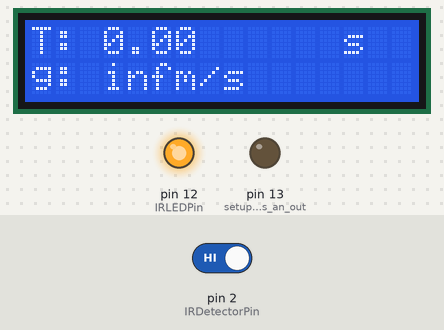
Simulated run of this sketch. Board: Arduino Uno, built with avr-gcc and run on an emulated ATmega328P. Shown: 16×2 character LCD, output pins drawn as LEDs (lit = HIGH). The inputs (shaded band) are chosen by the test bench; at power-on: pin 2 (IRDetectorPin) HIGH. What the sketch prints to the serial monitor is not drawn.

Above: at 1.2 s.
1.3 s: pin 2 (IRDetectorPin) driven LOW
At 2.5 s:
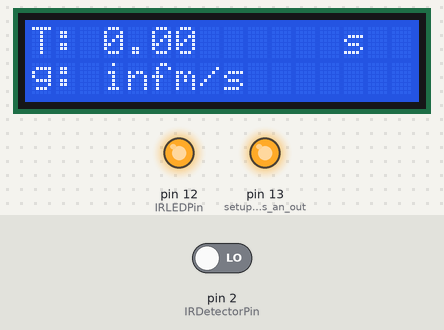
2.8 s: pin 2 (IRDetectorPin) driven HIGH
At 3.9 s:
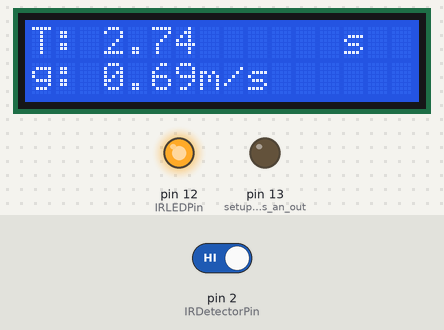
4.3 s: pin 2 (IRDetectorPin) driven LOW
At 4.8 s:
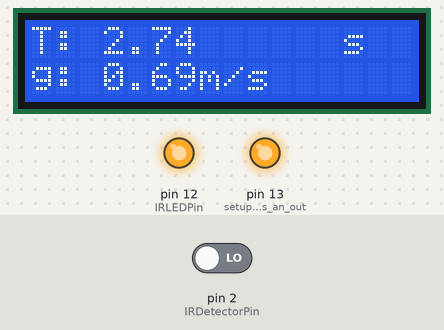
Timing chart, 0 to 7.3 s (numbered marks = the images above; inputs shaded):
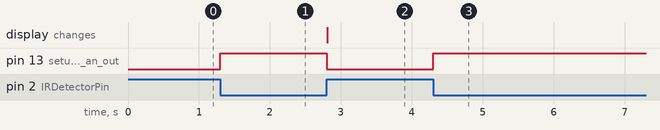

The sketch:

photogate.ino
```cpp
/********************************************************************
 * DIY PhotoGate Timer
 * Written by: B. Huang, Nov. 17, 2014
 *
 * Hardware connections:
 * IR LED (Emitter): Pin 12
 * IR Detector: Pin 2
 *
 * Upload this example, open up the serial monitor - set to 115200 bps.
 * LED 13 will turn on to show that the beam is being detected.
 *******************************************************************/

#include <CircularBuffer.h>
#include <LiquidCrystal.h>

LiquidCrystal lcd(11,10,6,5,4,3);

// Initialize variables
int IRDetectorPin = 2;  // variable for the detector Pin of the photogate
int IRLEDPin = 12;      // variable for the IR LED Pin of the photogate
char DELIM = ',';      // data column delimitter character

long baud_rate = 115200;  // use the fastest baud rate poassible.

boolean photoGate;      // stores the state of the photoGate
boolean lastState = 0;	// stores the last State of photoGate used to detect a change

int eventNum = 1;
long eventTime; 	    // variable to store the time of the event.

CircularBuffer<float,3> eventsBuffer;

void setup()
{
  lcd.begin(16,2);
	Serial.begin(baud_rate);         // setup Serial communication

	pinMode(IRDetectorPin, INPUT_PULLUP);
	pinMode(IRLEDPin, OUTPUT);    // setup IRLEDPin as an output
	pinMode(13, OUTPUT);          // setup debug LED as an output

	digitalWrite(IRLEDPin, HIGH); // turn on the IR LED

	Serial.print("event");
	Serial.print(DELIM);

	Serial.print("time");
	Serial.print(DELIM);

  Serial.print("period");
  Serial.print(DELIM);

	Serial.println("gravity");
	Serial.println("======================");

}

// the loop routine runs over and over again forever:
void loop()
{
	// read the input pin:
	photoGate = digitalRead(IRDetectorPin);  // Gate is HIGH when IR beam is broken.

  digitalWrite(13, !photoGate); // turns on the LED if the gate is NOT broken

	if (photoGate != lastState)  // if there is a change,
		{
			eventTime = millis();	 // capture the time immediately.
			Serial.print(eventNum);  // print out the event number
			Serial.print(DELIM);
			Serial.print(eventTime / 1000.0, 3);  // print out the # of seconds
								     			  // as a floating point decimal
			Serial.print(DELIM);
			Serial.print(photoGate); // print out the state of the gate
			eventNum++; // increment the eventNum

      if (photoGate == HIGH) {
        eventsBuffer.push(eventTime);
        float period = (eventsBuffer.last() - eventsBuffer.first())/1000.0;
        float gravity = (4 * sq(PI) * 0.13)/sq(period);

        lcd.clear();

        lcd.setCursor(0,0);
        lcd.print("T: ");
        lcd.print(period);
        lcd.print("      s");

        lcd.setCursor(0,1);
        lcd.print("g: ");
        lcd.print(gravity);
        lcd.print("m/s");

        Serial.print(DELIM);
        Serial.print(period);

        Serial.print(DELIM);
        Serial.println(gravity);
      } else {
        Serial.println();
      }
		}
	lastState = photoGate;
}
```

Measured:
- after the input at 1.3 s, pin 13 (setup_debug_LED_as_an_out): LOW → HIGH at once
- after the input at 2.8 s, pin 13 (setup_debug_LED_as_an_out): HIGH → LOW at once; the display: changes at once (image 2)
- after the input at 4.3 s, pin 13 (setup_debug_LED_as_an_out): LOW → HIGH at once
